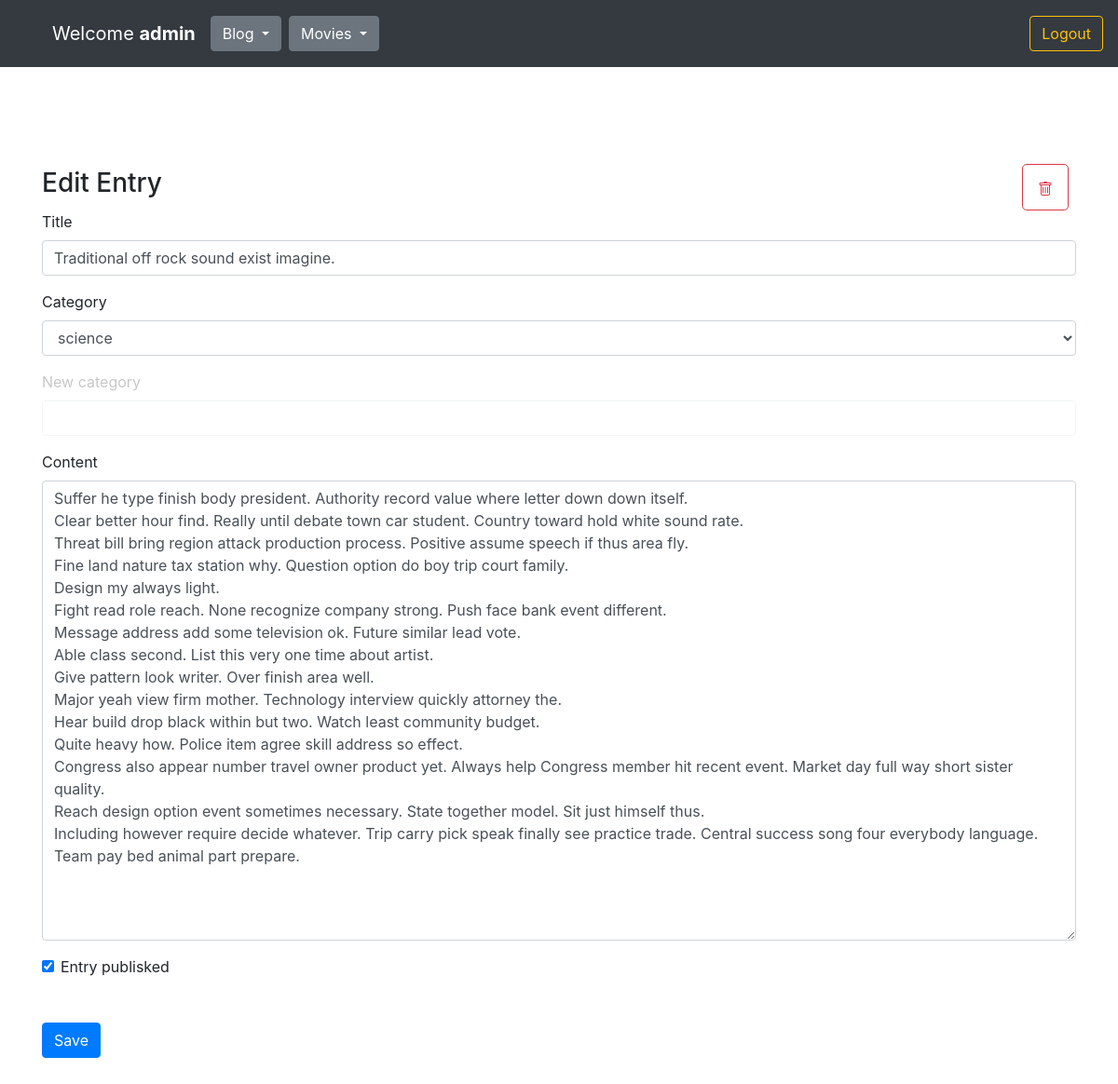
Page /edit-post/4 (signed in) on the committed database.
### blog/models.py (models this page shows, shortened)
class User(db.Model):
    id = db.Column(db.Integer, primary_key=True)
    name = db.Column(db.String(80), unique=True, nullable=False)
    password_hash = db.Column(db.String(128), nullable=False)
    entries = db.relationship("Entry", backref="user")
    comments = db.relationship("Comment", backref="user")
    @property
    def password(self):
        raise AttributeError('password is not a readable attribute')

class Entry(db.Model):
    id = db.Column(db.Integer, primary_key=True)
    title = db.Column(db.String(80), nullable=False)
    content = db.Column(db.Text, nullable=False)
    creation_date = db.Column(db.DateTime, nullable=False,
                              default=datetime.utcnow)
    is_published= db.Column(db.Boolean, default=False)
    comments = db.relationship("Comment", backref="entry")
    category_id = db.Column(db.Integer, db.ForeignKey('category.id'))
    user_id = db.Column(db.Integer, db.ForeignKey('user.id'))

### blog/routes.py (the view, shortened to what this page needs)
@app.route("/edit-post/<int:entry_id>", methods=["GET", "POST"])
@login_required
def edit_entry(entry_id):
    user_id = session.get('user_id')
    all_posts = Entry.query.filter_by(is_published=True).order_by(Entry.creation_date.desc())
    drafts = Entry.query.filter_by(is_published=False).filter(and_(Entry.user_id == user_id)).order_by(Entry.creation_date.desc())
    all_categories = Category.query.all()
    entry = Entry.query.filter_by(id=entry_id).first_or_404()
    category = next((category for category in all_categories if category.id == entry.category_id), None)
    form = EntryForm(obj=entry, categories=all_categories, category=category)
    errors = None
    if form.category.data == 'new category':
        form.customcategory.data = ''
        form.customcategory.render_kw = {'readonly': False, 'disabled': False}
    form.title.default = entry.title if entry and entry.title else None
    form.content.default = entry.content if entry and entry.content else None
    form.is_published.default = entry.is_published if entry and entry.is_published else None
    form.category.default = entry.category.name if entry and entry.category else None
    form.process()
    return render_template("entry_form.html",
                           user = User.query.filter(User.id == user_id).first(),
                           form=form,
                           all_categories=all_categories,
                           category=category,
                           entry_id=entry_id,
                           all_posts_counter=all_posts.count(),
                           drafts_counter=drafts.count(),
                           errors=errors)

### blog/forms.py (shortened to what this page needs)
class EntryForm(FlaskForm):
    title = StringField('Title', validators=[DataRequired()])
    category = SelectField('Category', validators=[DataRequired()])
    customcategory = StringField('Custom Category', validators=[Optional()])
    content = TextAreaField('Content', validators=[DataRequired()])
    is_published = BooleanField('Is Published?')
    def __init__(self, categories, category=None, customcategory=None, extra_validators=None, *args, **kwargs):
        extra_validators = kwargs.pop('extra_validators', None)
        super(EntryForm, self).__init__(*args, **kwargs)
        choices =  [category.name for category in categories] + ['new category']
        self.category.choices = choices
        self.extra_validators = extra_validators
        if customcategory:
            self.customcategory.data = customcategory

### blog/routes.py (called while the page is built)
def login_required(view_func):
    @functools.wraps(view_func)
    def check_permissions(*args, **kwargs):
        if session.get('logged_in'):
            return view_func(*args, **kwargs)
        return redirect(url_for('login', next=request.path))
    return check_permissions

@app.context_processor
def inject_template_name():
    return {'template_name': g.get('template_name', 'unknown')}

@app.context_processor
def utility_processor():
    def tmdb_image_url(path, size):
        return tmdb_client.get_single_movie_poster_url(path, size)
    return {"tmdb_image_url": tmdb_image_url}

@app.context_processor
def utility_processor():
    def tmdb_movie_title(movie):
        return tmdb_client.get_single_movie_title(movie)
    return {"tmdb_movie_title": tmdb_movie_title}

@app.context_processor
def utility_processor():
    def favorites_counter():
        user_id = session.get('user_id')
        favorites = Favorite.query.filter(Favorite.user_id == user_id).all()
        return len(favorites)
    return {"favorites_counter": favorites_counter}

### blog/templates/entry_form.html (shortened to what this page needs)
{% extends "base.html" %}
{% block content %}
{% if entry_id %}
<div class="d-flex flex-row justify-content-between align-items-center gap-2">
  <h3>Edit Entry</h3>
  <form class="mr-2" action="/delete-post/{{ entry_id }}" method="POST">
    <button type="submit" class="btn btn-outline-danger btn-lg">
    </button>
  </form>
</div>
{% else %}
<h3>Create New Entry</h3>
{% endif %}
<form class="mb-5" action="" method="POST">
    <div class="form-group">
      <label for="title">Title</label>
      {{ form.title(class_="form-control") }}
    </div>
    <div class="form-group">
      <label for="category">Category</label>
      {{ form.category(class_="form-control", id="category") }}
    </div>
    <div class="form-group newcategory">
      <label for="customcategory">New category</label>
      {% set readonly = form.customcategory.render_kw.get('readonly', False) if form.customcategory.render_kw is not none else False %}
      {% set disabled = form.customcategory.render_kw.get('disabled', False) if form.customcategory.render_kw is not none else False %}
      {{ form.customcategory(class_="form-control") }}
    </div>
    <div class="form-group">
      <label for="content">Content</label>
      {{ form.content(class_="form-control", cols="100", rows="20") }}
    </div>
    <div class="form-check">
      {{ form.is_published(class_="form-check-input") }}
      <label class="form-check-label" for="is_published">Entry publisked</label>
    </div>
    <button type="submit" class="btn btn-primary mt-5">Save</button>
</form>
{% endblock %}

### blog/templates/base.html (shortened to what this page needs)
<!doctype html>
<html lang="en">
<head>
  <link rel="stylesheet" href="https://stackpath.bootstrapcdn.com/bootstrap/4.5.0/css/bootstrap.min.css"
>
    <link rel="stylesheet" href="{{ url_for('static', filename='css/styles.css') }}">
</head>
<body>
<nav class="navbar navbar-expand-md navbar-dark bg-dark fixed-top py-0 d-flex flex-row justify-content-between align-items-center">
  <div class="collapse navbar-collapse d-flex flex-row align-items-end justify-content-start mt-3" id="navbarsExampleDefault">
    <ul class="d-flex flex-row align-items-center justify-content-center">
      <li><a class="navbar-brand" href="{{ '/delete_user/' if user and user.name else '/' }}">Welcome <strong>{{ user.name if user and user.name else 'Guest' }}</strong></a></li>
      <li>
      <div class="btn-group mr-2">
        <button type="button" class="btn btn-secondary dropdown-toggle" data-toggle="dropdown" aria-haspopup="true" aria-expanded="false">
          Blog
        </button>
      </div>
      </li>
      <li>
        <div class="btn-group">
          <button type="button" class="btn btn-secondary dropdown-toggle" data-toggle="dropdown" aria-haspopup="true" aria-expanded="false">
            Movies
          </button>
        </div>
        </li>
    </ul>
  </div>
  {% if session.logged_in %}
  <form class="form-inline my-2 my-lg-0" action="{{ url_for('logout') }}" method="POST">
    <button class="btn btn-outline-warning my-2 my-sm-0" type="submit">Logout</button>
  </form>
  {% else %}
  <a href="{{ url_for('login') }}" class="btn btn-outline-warning my-2 my-lg-0">Login</a>
  {% endif %}
</nav>
<main role="main" class="container mt-5 pt-5">
  {% block content %}
  {% endblock %}
</main>
</html>

### blog/templates/css/styles.css (style rules this page uses)
body { padding-top: 5rem; }
main { margin-top: 36px; }
ul { list-style-type: none; }
.btn-outline-danger.btn-lg, .btn-outline-warning.btn-lg { min-height: 50px; }
.newcategory { transition: .5s opacity; }
svg { transition: .5s all; }

### rows in the picture
User: name "admin"
Entry: title "Traditional off rock sound exist imagine.", category "science", content "Suffer he type finish body president. Authority record value where letter down down itself. Clear better hour find. Really until debate town car student. Country toward hold white sound rate. Threat bill bring region attack production process. Positive assume speech if thus area fly. Fine land nature tax station why. Question option do boy trip court family. Design my always light. Fight read role reach. None recognize company strong. Push face bank event different. Message address add some television ok. Future similar lead vote. Able class second. List this very one time about artist. Give pattern look writer. Over finish area well. Major yeah view firm mother. Technology interview…", is_published "☑"
